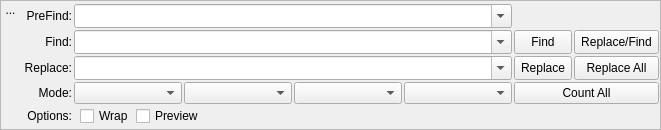
<?xml version="1.0" encoding="UTF-8"?>
<ui version="4.0">
 <class>FindReplacePlus</class>
 <widget class="QWidget" name="FindReplacePlus">
  <property name="geometry">
   <rect>
    <x>0</x>
    <y>0</y>
    <width>661</width>
    <height>126</height>
   </rect>
  </property>
  <property name="sizePolicy">
   <sizepolicy hsizetype="Preferred" vsizetype="Fixed">
    <horstretch>0</horstretch>
    <verstretch>0</verstretch>
   </sizepolicy>
  </property>
  <property name="windowTitle">
   <string>Find &amp; Replace</string>
  </property>
  <layout class="QHBoxLayout" name="horizontalLayout_2">
   <property name="spacing">
    <number>0</number>
   </property>
   <property name="margin" stdset="0">
    <number>0</number>
   </property>
   <item>
    <widget class="QFrame" name="frame">
     <property name="frameShape">
      <enum>QFrame::StyledPanel</enum>
     </property>
     <property name="frameShadow">
      <enum>QFrame::Raised</enum>
     </property>
     <layout class="QHBoxLayout" name="horizontalLayout_3">
      <property name="spacing">
       <number>0</number>
      </property>
      <property name="margin" stdset="0">
       <number>0</number>
      </property>
      <item>
       <layout class="QVBoxLayout" name="verticalLayout">
        <item>
         <widget class="QToolButton" name="close">
          <property name="sizePolicy">
           <sizepolicy hsizetype="Fixed" vsizetype="Fixed">
            <horstretch>0</horstretch>
            <verstretch>0</verstretch>
           </sizepolicy>
          </property>
          <property name="toolTip">
           <string>Hide Find and Replace</string>
          </property>
          <property name="styleSheet">
           <string notr="true">border: 0px;</string>
          </property>
          <property name="text">
           <string>...</string>
          </property>
          <property name="icon">
           <iconset resource="../Resource_Files/main/main.qrc">
            <normaloff>:/main/widget-close.svg</normaloff>:/main/widget-close.svg</iconset>
          </property>
          <property name="iconSize">
           <size>
            <width>24</width>
            <height>24</height>
           </size>
          </property>
          <property name="autoRaise">
           <bool>false</bool>
          </property>
          <property name="arrowType">
           <enum>Qt::NoArrow</enum>
          </property>
         </widget>
        </item>
        <item>
         <spacer name="verticalSpacer">
          <property name="orientation">
           <enum>Qt::Vertical</enum>
          </property>
          <property name="sizeHint" stdset="0">
           <size>
            <width>20</width>
            <height>40</height>
           </size>
          </property>
         </spacer>
        </item>
       </layout>
      </item>
      <item>
       <layout class="QGridLayout" name="gridLayout" columnstretch="0,1,0,0">
        <property name="leftMargin">
         <number>3</number>
        </property>
        <property name="topMargin">
         <number>3</number>
        </property>
        <property name="rightMargin">
         <number>1</number>
        </property>
        <property name="bottomMargin">
         <number>3</number>
        </property>
        <property name="spacing">
         <number>2</number>
        </property>
        <item row="1" column="3">
         <widget class="QToolButton" name="replaceFind">
          <property name="sizePolicy">
           <sizepolicy hsizetype="Expanding" vsizetype="Expanding">
            <horstretch>0</horstretch>
            <verstretch>0</verstretch>
           </sizepolicy>
          </property>
          <property name="minimumSize">
           <size>
            <width>44</width>
            <height>22</height>
           </size>
          </property>
          <property name="focusPolicy">
           <enum>Qt::StrongFocus</enum>
          </property>
          <property name="toolTip">
           <string>&lt;p style=&quot;padding-top: 0.5em;&quot; &gt;&lt;b&gt;Replace/Find&lt;/b&gt;&lt;/p&gt;

&lt;p style=&quot;margin-left: 0.5em;&quot;&gt;Replace highlighted match (if any),
then find the Next match in Code View.&lt;/p&gt;</string>
          </property>
          <property name="styleSheet">
           <string notr="true"/>
          </property>
          <property name="text">
           <string>Replace/Find</string>
          </property>
          <property name="icon">
           <iconset resource="../Resource_Files/main/main.qrc">
            <normaloff>:/main/replace-find.svg</normaloff>:/main/replace-find.svg</iconset>
          </property>
         </widget>
        </item>
        <item row="3" column="1">
         <layout class="QHBoxLayout" name="modeLayout" stretch="0,0,0,0">
          <item>
           <widget class="QComboBox" name="cbSearchMode">
            <property name="focusPolicy">
             <enum>Qt::StrongFocus</enum>
            </property>
           </widget>
          </item>
          <item>
           <widget class="QComboBox" name="cbLookWhere">
            <property name="focusPolicy">
             <enum>Qt::StrongFocus</enum>
            </property>
           </widget>
          </item>
          <item>
           <widget class="QComboBox" name="MarkedTextIndicator">
            <property name="focusPolicy">
             <enum>Qt::StrongFocus</enum>
            </property>
           </widget>
          </item>
          <item>
           <widget class="QComboBox" name="cbSearchDirection">
            <property name="focusPolicy">
             <enum>Qt::StrongFocus</enum>
            </property>
           </widget>
          </item>
         </layout>
        </item>
        <item row="1" column="2">
         <widget class="QToolButton" name="findNext">
          <property name="sizePolicy">
           <sizepolicy hsizetype="Expanding" vsizetype="Expanding">
            <horstretch>0</horstretch>
            <verstretch>0</verstretch>
           </sizepolicy>
          </property>
          <property name="minimumSize">
           <size>
            <width>44</width>
            <height>22</height>
           </size>
          </property>
          <property name="focusPolicy">
           <enum>Qt::StrongFocus</enum>
          </property>
          <property name="toolTip">
           <string>&lt;p style=&quot;padding-top: 0.5em;&quot; &gt;&lt;b&gt;Find&lt;/b&gt;&lt;/p&gt;

&lt;p style=&quot;margin-left: 0.5em;&quot;&gt;Find next match.&lt;/p&gt;</string>
          </property>
          <property name="styleSheet">
           <string notr="true"/>
          </property>
          <property name="text">
           <string>Find</string>
          </property>
          <property name="icon">
           <iconset resource="../Resource_Files/main/main.qrc">
            <normaloff>:/main/find.svg</normaloff>:/main/find.svg</iconset>
          </property>
         </widget>
        </item>
        <item row="3" column="0">
         <widget class="QLabel" name="model">
          <property name="text">
           <string>Mode:</string>
          </property>
          <property name="alignment">
           <set>Qt::AlignRight|Qt::AlignTrailing|Qt::AlignVCenter</set>
          </property>
         </widget>
        </item>
        <item row="0" column="1">
         <widget class="PasteTargetComboBox" name="cbPreFind">
          <property name="focusPolicy">
           <enum>Qt::StrongFocus</enum>
          </property>
          <property name="editable">
           <bool>true</bool>
          </property>
          <property name="maxCount">
           <number>25</number>
          </property>
          <property name="sizeAdjustPolicy">
           <enum>QComboBox::AdjustToMinimumContentsLengthWithIcon</enum>
          </property>
          <property name="duplicatesEnabled">
           <bool>false</bool>
          </property>
         </widget>
        </item>
        <item row="4" column="0">
         <widget class="QLabel" name="optionsl">
          <property name="text">
           <string>Options:</string>
          </property>
          <property name="alignment">
           <set>Qt::AlignRight|Qt::AlignTrailing|Qt::AlignVCenter</set>
          </property>
         </widget>
        </item>
        <item row="2" column="1">
         <widget class="PasteTargetComboBox" name="cbReplace">
          <property name="focusPolicy">
           <enum>Qt::StrongFocus</enum>
          </property>
          <property name="editable">
           <bool>true</bool>
          </property>
          <property name="maxCount">
           <number>25</number>
          </property>
          <property name="sizeAdjustPolicy">
           <enum>QComboBox::AdjustToMinimumContentsLengthWithIcon</enum>
          </property>
          <property name="duplicatesEnabled">
           <bool>false</bool>
          </property>
         </widget>
        </item>
        <item row="1" column="1">
         <widget class="PasteTargetComboBox" name="cbFind">
          <property name="focusPolicy">
           <enum>Qt::StrongFocus</enum>
          </property>
          <property name="editable">
           <bool>true</bool>
          </property>
          <property name="maxCount">
           <number>25</number>
          </property>
          <property name="sizeAdjustPolicy">
           <enum>QComboBox::AdjustToMinimumContentsLengthWithIcon</enum>
          </property>
          <property name="duplicatesEnabled">
           <bool>false</bool>
          </property>
         </widget>
        </item>
        <item row="1" column="0">
         <widget class="QLabel" name="findl">
          <property name="text">
           <string>Find:</string>
          </property>
          <property name="alignment">
           <set>Qt::AlignRight|Qt::AlignTrailing|Qt::AlignVCenter</set>
          </property>
         </widget>
        </item>
        <item row="2" column="3">
         <widget class="QToolButton" name="replaceAll">
          <property name="sizePolicy">
           <sizepolicy hsizetype="Expanding" vsizetype="Expanding">
            <horstretch>0</horstretch>
            <verstretch>0</verstretch>
           </sizepolicy>
          </property>
          <property name="minimumSize">
           <size>
            <width>44</width>
            <height>22</height>
           </size>
          </property>
          <property name="focusPolicy">
           <enum>Qt::StrongFocus</enum>
          </property>
          <property name="toolTip">
           <string>&lt;p style=&quot;padding-top: 0.5em;&quot; &gt;&lt;b&gt;Replace All&lt;/b&gt;&lt;/p&gt;

&lt;p style=&quot;margin-left: 0.5em;&quot;&gt;Replace all matches in Code View.&lt;/p&gt;
&lt;p style=&quot;margin-left: 0.5em;&quot;&gt;Use with SHIFT to Filter Replacements before changes are applied.&lt;/p&gt;</string>
          </property>
          <property name="styleSheet">
           <string notr="true"/>
          </property>
          <property name="text">
           <string>Replace All</string>
          </property>
          <property name="icon">
           <iconset resource="../Resource_Files/main/main.qrc">
            <normaloff>:/main/replace-all.svg</normaloff>:/main/replace-all.svg</iconset>
          </property>
         </widget>
        </item>
        <item row="2" column="2">
         <widget class="QToolButton" name="replaceCurrent">
          <property name="sizePolicy">
           <sizepolicy hsizetype="Expanding" vsizetype="Expanding">
            <horstretch>0</horstretch>
            <verstretch>0</verstretch>
           </sizepolicy>
          </property>
          <property name="minimumSize">
           <size>
            <width>44</width>
            <height>22</height>
           </size>
          </property>
          <property name="focusPolicy">
           <enum>Qt::StrongFocus</enum>
          </property>
          <property name="toolTip">
           <string>&lt;p style=&quot;padding-top: 0.5em;&quot; &gt;&lt;b&gt;Replace&lt;/b&gt;&lt;/p&gt;

&lt;p style=&quot;margin-left: 0.5em;&quot;&gt;Replace highlighted match (if any) in Code View.&lt;/p&gt;</string>
          </property>
          <property name="styleSheet">
           <string notr="true"/>
          </property>
          <property name="text">
           <string>Replace</string>
          </property>
          <property name="icon">
           <iconset resource="../Resource_Files/main/main.qrc">
            <normaloff>:/main/replace.svg</normaloff>:/main/replace.svg</iconset>
          </property>
         </widget>
        </item>
        <item row="0" column="0">
         <widget class="QLabel" name="prefindl">
          <property name="text">
           <string>PreFind:</string>
          </property>
          <property name="alignment">
           <set>Qt::AlignRight|Qt::AlignTrailing|Qt::AlignVCenter</set>
          </property>
         </widget>
        </item>
        <item row="2" column="0">
         <widget class="QLabel" name="replacel">
          <property name="text">
           <string>Replace:</string>
          </property>
          <property name="alignment">
           <set>Qt::AlignRight|Qt::AlignTrailing|Qt::AlignVCenter</set>
          </property>
         </widget>
        </item>
        <item row="4" column="1" colspan="3">
         <layout class="QHBoxLayout" name="advancedLayout" stretch="0,0,0,0">
          <property name="leftMargin">
           <number>6</number>
          </property>
          <item>
           <widget class="QCheckBox" name="chkOptionWrap">
            <property name="toolTip">
             <string>Search from current position to top or end of the current file and then wrap to the other end to continue searching.</string>
            </property>
            <property name="text">
             <string>Wrap</string>
            </property>
           </widget>
          </item>
          <item>
           <widget class="QCheckBox" name="chkOptionPreview">
            <property name="toolTip">
             <string>Preview matching results as click Replace All button or Count All button.</string>
            </property>
            <property name="text">
             <string>Preview</string>
            </property>
           </widget>
          </item>
          <item>
           <spacer name="horizontalSpacerAdvanced">
            <property name="orientation">
             <enum>Qt::Horizontal</enum>
            </property>
            <property name="sizeHint" stdset="0">
             <size>
              <width>16</width>
              <height>0</height>
             </size>
            </property>
           </spacer>
          </item>
          <item>
           <widget class="QLabel" name="message">
            <property name="font">
             <font>
              <bold>true</bold>
             </font>
            </property>
            <property name="text">
             <string/>
            </property>
           </widget>
          </item>
         </layout>
        </item>
        <item row="3" column="2" colspan="2">
         <widget class="QToolButton" name="count">
          <property name="sizePolicy">
           <sizepolicy hsizetype="Expanding" vsizetype="Expanding">
            <horstretch>0</horstretch>
            <verstretch>0</verstretch>
           </sizepolicy>
          </property>
          <property name="minimumSize">
           <size>
            <width>44</width>
            <height>22</height>
           </size>
          </property>
          <property name="focusPolicy">
           <enum>Qt::StrongFocus</enum>
          </property>
          <property name="toolTip">
           <string>&lt;p style=&quot;padding-top: 0.5em;&quot; &gt;&lt;b&gt;Count All&lt;/b&gt;&lt;/p&gt;

&lt;p style=&quot;margin-left: 0.5em;&quot;&gt;Count all matches in Code View.&lt;/p&gt;
&lt;p style=&quot;margin-left: 0.5em;&quot;&gt;Use with SHIFT to generate a Dry Run Replace All table.&lt;/p&gt;</string>
          </property>
          <property name="styleSheet">
           <string notr="true"/>
          </property>
          <property name="text">
           <string>Count All</string>
          </property>
          <property name="icon">
           <iconset resource="../Resource_Files/main/main.qrc">
            <normaloff>:/main/count-all.svg</normaloff>:/main/count-all.svg</iconset>
          </property>
         </widget>
        </item>
       </layout>
      </item>
     </layout>
    </widget>
   </item>
  </layout>
  <action name="actionReInvalidIcon">
   <property name="icon">
    <iconset resource="../Resource_Files/main/main.qrc">
     <normaloff>:/main/misc-symbol-no-entry.svg</normaloff>:/main/misc-symbol-no-entry.svg</iconset>
   </property>
   <property name="text">
    <string>ReInvalidIcon</string>
   </property>
   <property name="toolTip">
    <string>ReInvalidIcon</string>
   </property>
   <property name="menuRole">
    <enum>QAction::NoRole</enum>
   </property>
  </action>
 </widget>
 <customwidgets>
  <customwidget>
   <class>PasteTargetComboBox</class>
   <extends>QComboBox</extends>
   <header>Misc/PasteTargetComboBox.h</header>
  </customwidget>
 </customwidgets>
 <tabstops>
  <tabstop>cbPreFind</tabstop>
  <tabstop>cbFind</tabstop>
  <tabstop>cbReplace</tabstop>
  <tabstop>cbSearchMode</tabstop>
  <tabstop>cbLookWhere</tabstop>
  <tabstop>MarkedTextIndicator</tabstop>
  <tabstop>cbSearchDirection</tabstop>
  <tabstop>chkOptionWrap</tabstop>
  <tabstop>findNext</tabstop>
  <tabstop>replaceFind</tabstop>
  <tabstop>replaceCurrent</tabstop>
  <tabstop>replaceAll</tabstop>
  <tabstop>count</tabstop>
  <tabstop>close</tabstop>
 </tabstops>
 <resources>
  <include location="../Resource_Files/main/main.qrc"/>
 </resources>
 <connections/>
</ui>
